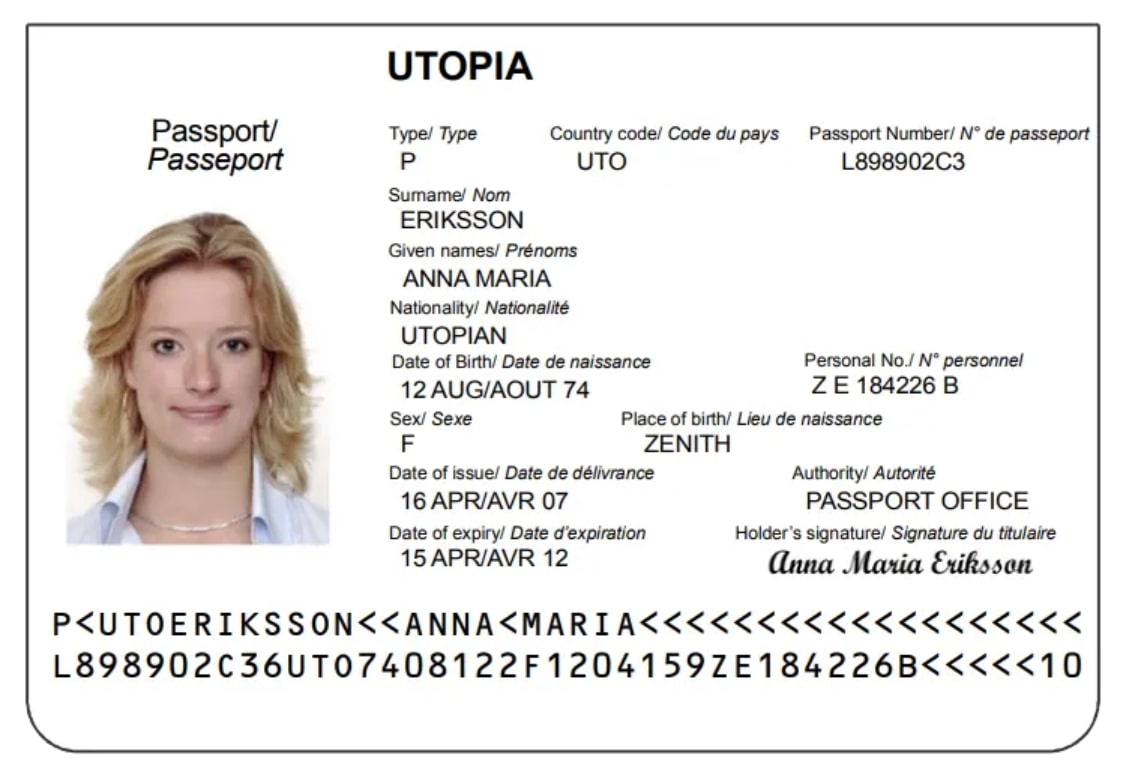
#> input picture example.jpg, 1132 x 784 px
$ python -i rotate.py   (imports and definitions only)
#> lines starting #> are read from the running program, lines starting #| are printed output that depends on the picture; after the words box and inside, x2 and y2 are one past the last pixel; in counts of white or black regions, pixels touching at a corner belong together
import math
from pathlib import Path

import cv2
import numpy as np
from scipy import ndimage


def infer_angle(img_array) -> float:
#> called with img_array = 'example.jpg'
    if not isinstance(img_array, np.ndarray):
        img_array = cv2.imread(img_array)
#> img_array is the input picture: shape (784, 1132, 3); mean B, G, R 231, 232.3, 234.3
    # https://stackoverflow.com/questions/46731947/detect-angle-and-rotate-an-image-in-python
    img_gray = cv2.cvtColor(img_array, cv2.COLOR_BGR2GRAY)
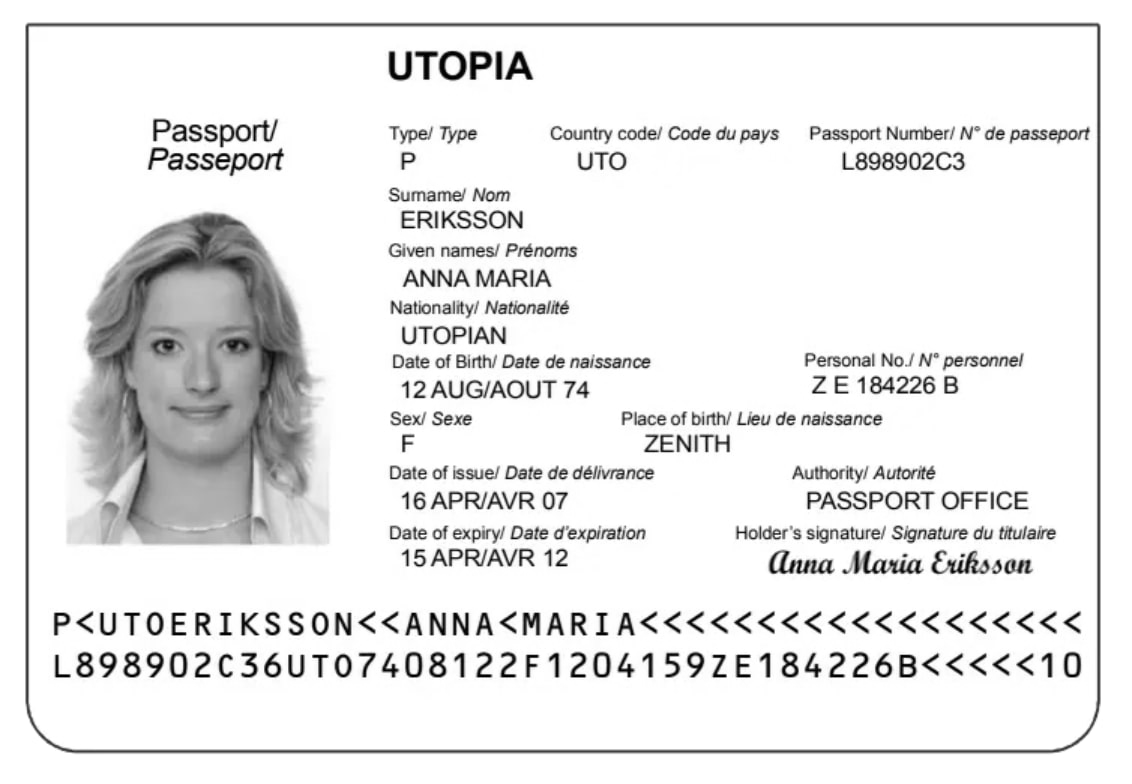
#> img_gray: shape (784, 1132); min 0, max 255, mean 232.8
    img_edges = cv2.Canny(img_gray, 100, 100, apertureSize=3)
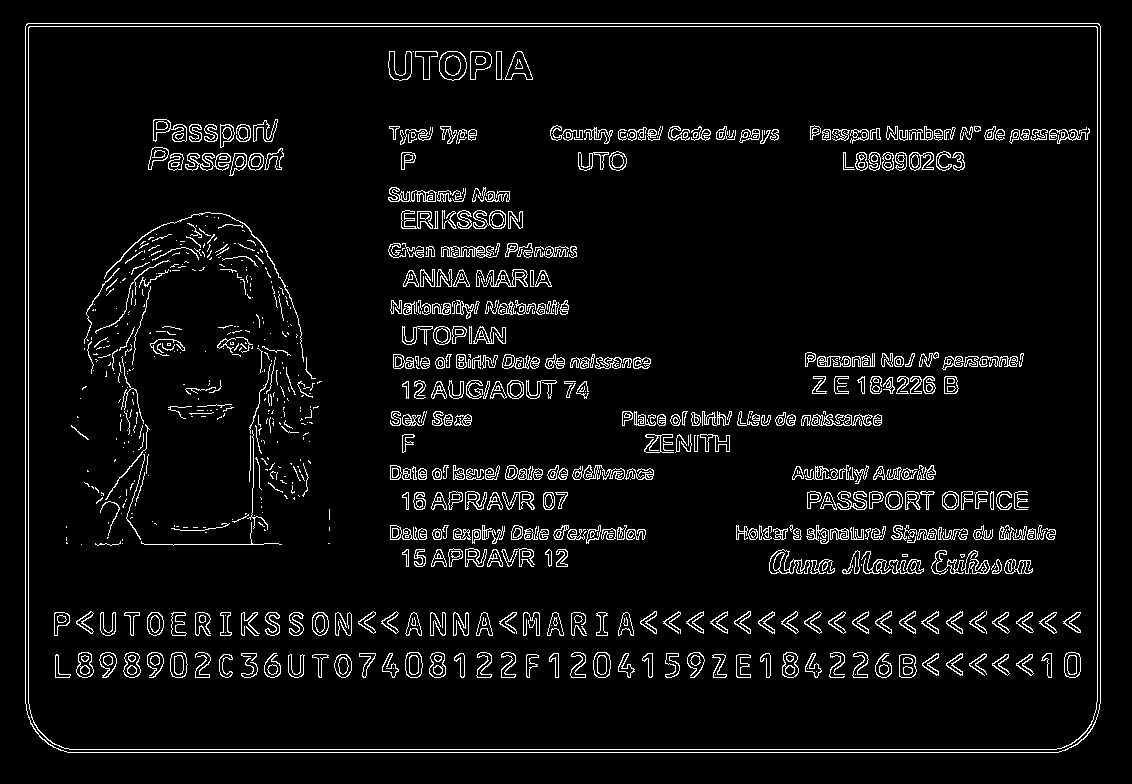
#> img_edges: shape (784, 1132); 5.4% white in thin lines or dots, all inside (x1, y1, x2, y2) = (25, 23, 1101, 753)
    lines = cv2.HoughLinesP(
        img_edges, 1, math.pi / 180.0, 100, minLineLength=100, maxLineGap=5
    )
#> lines = 18 rows, first 6: [25, 26, 1100, 26], [69, 749, 1056, 749], [67, 752, 1058, 752], [27, 23, 1098, 23], [1100, 703, 1100, 27], [25, 703, 25, 27]
    if lines is None or len(lines) == 0:
        return 0
    angles = []
    for [[x1, y1, x2, y2]] in lines:
        angle = math.degrees(math.atan2(y2 - y1, x2 - x1))
        angles.append(angle)
#> this loop made 18 passes
#> (x1, y1, x2, y2, angle) on passes 1 to 12: (25, 26, 1100, 26, 0), (69, 749, 1056, 749, 0), (67, 752, 1058, 752, 0), (27, 23, 1098, 23, 0), (1100, 703, 1100, 27, -90), (25, 703, 25, 27, -90), (28, 703, 28, 27, -90), (1097, 701, 1097, 27, -90), (822, 137, 952, 137, 0), (511, 531, 645, 531, 0), (545, 363, 650, 363, 0), (506, 471, 641, 471, 0)
#> after the loop, angles = [0, 0, 0, 0, -90, -90, -90, -90, 0, 0, 0, 0, -0.546, 0, 0, 0, 0, 0]
    median_angle = np.median(angles)
#> median_angle = 0
    return median_angle


def rotate(img_array, angle: float):
    if isinstance(img_array, (str, Path)):
        img_array = cv2.imread(img_array)
    if angle % 360 != 0:
        img_array = ndimage.rotate(img_array, angle)
    return img_array

>>> result = infer_angle('example.jpg')
#> result = 0
